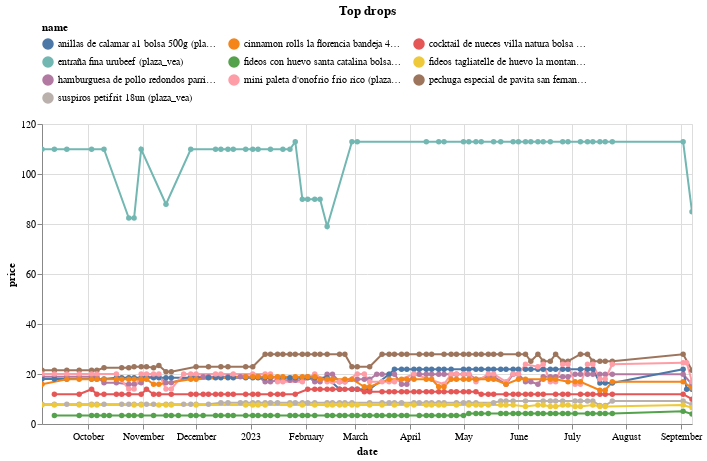

Notebook cell for this chart:
### Code cell
(top_changes
 .sort_values('change')
 .head(10)
 .pipe(plot_changes, 'Top drops')
)

### Figure 1 — Vega-Lite specification as saved in the notebook (floating-point values rounded to 4 significant figures; data arrays with more than 128 entries replaced by an {"elided": "..."} marker saying what was removed)
{"config": {"view": {"continuousWidth": 300, "continuousHeight": 300}, "legend": {"columns": 3, "orient": "top"}}, "data": {"name": "data-405f029cb9ac6727eeedfdf5c3d67bea"}, "mark": {"type": "line", "point": true}, "encoding": {"color": {"field": "name", "scale": {"domain": ["anillas de calamar a1 bolsa 500g (plaza_vea)", "cinnamon rolls la florencia bandeja 400g (plaza_vea)", "cocktail de nueces villa natura bolsa 250g (plaza_vea)", "entraña fina urubeef (plaza_vea)", "fideos con huevo santa catalina bolsa 400g (plaza_vea)", "fideos tagliatelle de huevo la montanara bolsa 500g (plaza_vea)", "hamburguesa de pollo redondos parrillera caja 4un (plaza_vea)", "mini paleta d'onofrio frio rico (plaza_vea)", "pechuga especial de pavita san fernando (plaza_vea)", "suspiros petifrit 18un (plaza_vea)"]}, "type": "nominal"}, "tooltip": [{"field": "name", "type": "nominal"}, {"field": "price", "type": "quantitative"}, {"field": "last_price", "type": "quantitative"}], "x": {"field": "date", "type": "temporal"}, "y": {"field": "price", "type": "quantitative"}}, "params": [{"name": "param_3", "select": {"type": "point", "fields": ["name"]}, "bind": "legend"}, {"name": "param_4", "select": {"type": "interval", "encodings": ["x", "y"]}, "bind": "scales"}], "title": "Top drops", "transform": [{"filter": {"param": "param_3"}}], "width": 650, "$schema": "https://vega.github.io/schema/vega-lite/v5.14.1.json", "datasets": {"data-405f029cb9ac6727eeedfdf5c3d67bea": {"elided": "695 records"}}}
